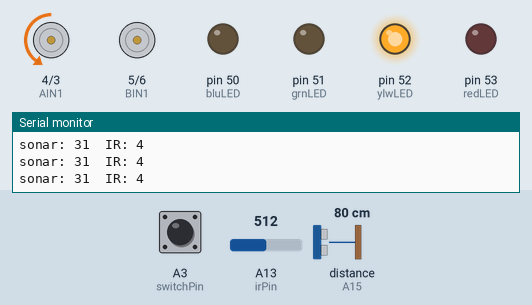
This sketch was run on a simulated Arduino Mega 2560, built with avr-gcc and run on an emulated ATmega2560. On the bench: motor-driver pin pairs drawn as motors (green arrow = first pin HIGH = forward, orange = second pin HIGH = backward, longer = more drive, scaled by the enable pin), output pins drawn as LEDs (lit = HIGH), the last lines printed to the serial monitor. Wiring (inferred from the names in the program): ultrasonic range finder: trigger A14; echo A15. Inputs (shaded band) come from the test bench; at power-on: distance to the obstacle (sensor on A15) 80 cm, A13 (irPin) = 512, A3 (switchPin) HIGH. The echo pulse lasts 58.3 µs per cm; pins used as bus, display or sensor lines are not drawn.

Above: at 3.1 s.
3.2 s: distance to the obstacle (sensor on A15) set to 29 cm
4.7 s: distance to the obstacle (sensor on A15) set to 24 cm
At 5.4 s:
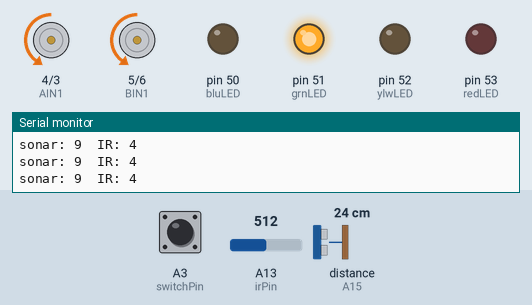
6.2 s: A13 (irPin) set to 254
7.7 s: A13 (irPin) set to 226
At 8.1 s:
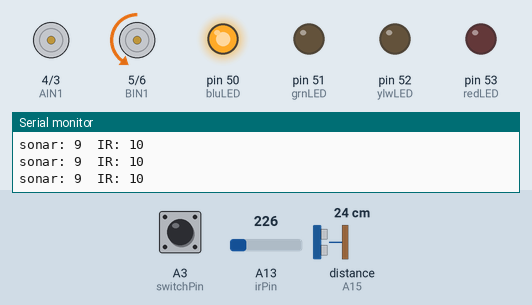
9.2 s: A3 (switchPin) pulled LOW for 0.15 s
At 9.34 s:
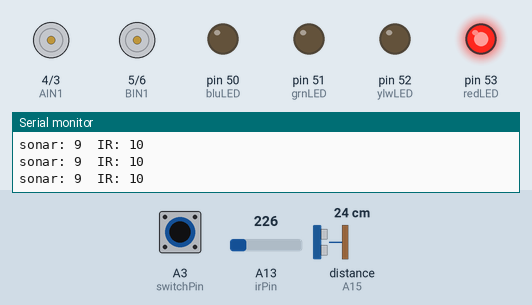
10.9 s: A3 (switchPin) pulled LOW for 3.2 s
At 14.5 s:
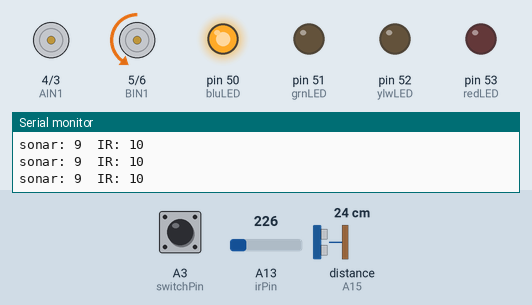
Timing chart, 0 to 16.0 s (numbered marks = the images above; inputs shaded):
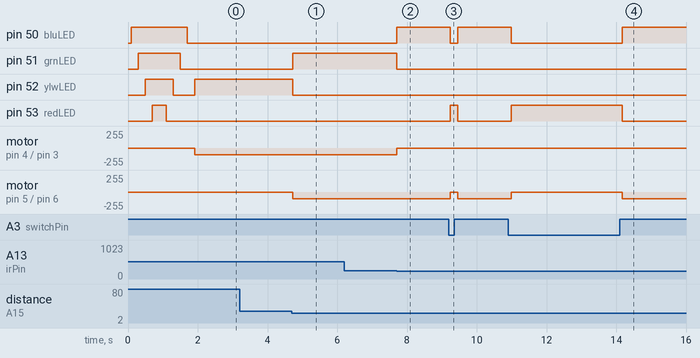

Measured:
- the behaviour switches between 26 and 25 cm on distance to the obstacle (sensor on A15) (found by bisection; images 0 and 1)
- the behaviour switches between 236 and 235 on A13 (irPin) (found by bisection; images 1 and 2)
- after the input at 4.7 s, pin 51 (grnLED): LOW → HIGH at once; pin 52 (ylwLED): HIGH → LOW at once; motor on pin 5 (BIN1) / pin 6 (BIN2): stopped → backward 100/255 at once
- after the input at 7.7 s, pin 50 (bluLED): LOW → HIGH at once; pin 51 (grnLED): HIGH → LOW at once; motor on pin 4 (AIN1) / pin 3 (AIN2): backward 100/255 → stopped at once
- after the input at 9.2 s, pin 50 (bluLED): HIGH → LOW after 0.05 s, → HIGH 0.21 s later; pin 53 (redLED): LOW → HIGH after 0.05 s, → LOW 0.21 s later; motor on pin 5 (BIN1) / pin 6 (BIN2): backward 100/255 → stopped after 0.05 s, → backward 100/255 0.21 s later
- after the input at 10.9 s, pin 50 (bluLED): HIGH → LOW after 0.09 s, → HIGH 3.2 s later; pin 53 (redLED): LOW → HIGH after 0.09 s, → LOW 3.2 s later; motor on pin 5 (BIN1) / pin 6 (BIN2): backward 100/255 → stopped after 0.09 s, → backward 100/255 3.2 s later

The sketch:

DaisyBot-IR_Sonar.ino
```cpp
/*
  Daisy∞Bot
  DaisyBot-IR_Sonar.ino

  This program will read the sonar on the left side of Daisy and the IR on the right side of Daisy and use them to move the robot

  Carlotta A. Berry, PhD
  FEBRUARY 18, 2023

  Hardware Connections:
  Vmotor - voltage for the motors, not logic level (4.5-13.5V)
  Vcc - voltage for the logic levels (Arduinos, 5V)
  GND - shared logic and motor ground

  INA1, INA2 - two inputs to the Motor A H-bridges
  PWMA - PWM input for the Motor A H-bridges, if you dont need PWM control, connect this to logic high.
  INB1, INB2 - two inputs to the Motor B H-bridges
  PWMB - PWM input for the Motor B H-bridges, if you dont need PWM control, connect this to logic high.
  STBY - standby pin for quickly disabling both motors, pulled up to Vcc thru a 10K resistor. Connect to ground to disable.

  These are 'Vmotor level' power outputs
  Motor A - these are the two outputs for motor A, controlled by INA1, INA2 and PWMA
  Motor B - these are the two outputs for motor B, controlled by INB1, INB2 and PWMB

    LEDS
    Arduino pin 52 to yellow LED
    Arduino pin 53 to red LED
    Arduino pin 50 to blue LED
    Arduino pin 51 to green LED

    TB6612 Motor Driver
    Arduino pin 7 PWMB
    Arduino pin 6 BIN2
    Arduino pin 5 BIN1
    Arduino pin 4 AIN1
    Arduino pin 3 AIN2
    Arduino pin 2  PWMA
    Arduino GND GND
    Arduino 5V Vcc
    Arduino VIN Vm
    Left Motor Motor A
    Right Motor Motor B

    Sonar Trigger A14
    Sonar Echo A15
    Infrared A13

    green LED 51
    blue LED 50
    yellow LED 52
    red LED 53
*/

//switch pin
const int switchPin = A3;

//state LEDs
const int ledPins[4] = { 50, 51, 52, 53 };
const int bluLED = 50;
const int grnLED = 51;
const int ylwLED = 52;
const int redLED = 53;

// range sensors
const int irPin = A13;
const int trigPin = A14;
const int echoPin = A15;
int snrDist;
int irDist;
int detectDist = 10;


//the left motor will be controlled by the motor A pins on the motor driver
const int AIN1 = 4;  //control pin 1 on the motor driver for the left motor
const int AIN2 = 3;  //control pin 2 on the motor driver for the left motor
const int PWMA = 2;  //speed control pin on the motor driver for the left motor

//the right motor will be controlled by the motor B pins on the motor driver
const int PWMB = 7;  //speed control pin on the motor driver for the right motor
const int BIN2 = 6;  //control pin 2 on the motor driver for the right motor
const int BIN1 = 5;  //control pin 1 on the motor driver for the right motor

//robot behaviour variables
int moveTime = 100;    //amount of time robot will move
int robotSpeed = 100;  //robot speed

/********************************************************************************/
void setup() {
  int baudrate = 9600;     //serial communication baud rate
  Serial.begin(baudrate);  //start serial commnication
  delay(100);
  pinMode(switchPin, INPUT_PULLUP);
  for (int i = 0; i < 4; i++) {
    pinMode(ledPins[i], OUTPUT);
  }

  //set the motor control pins as outputs
  pinMode(AIN1, OUTPUT);
  pinMode(AIN2, OUTPUT);
  pinMode(PWMA, OUTPUT);
  pinMode(BIN1, OUTPUT);
  pinMode(BIN2, OUTPUT);
  pinMode(PWMB, OUTPUT);

  // set range sensors as inputs and outputs
  pinMode(irPin, INPUT);
  pinMode(echoPin, INPUT);
  pinMode(trigPin, OUTPUT);

  //STARTING LIGHT SEQUENCE
  for (int i = 0; i < 4; i++) {
    Serial.print(i);
    digitalWrite(ledPins[i], HIGH);
    delay(200);
  }
  Serial.println();
  for (int i = 4; i > -1; i--) {
    Serial.print(i);
    digitalWrite(ledPins[i], LOW);
    delay(200);
  }
  Serial.print("Daisy∞bot begin");  //print start message
}

/********************************************************************************/
void loop() {
  int on = digitalRead(switchPin);
  int snrDist = readSonar();
  Serial.print("sonar: ");
  Serial.print(snrDist);
  int irDist = readIR();
  Serial.print("\tIR: ");
  Serial.println(irDist);
  if (on == 1) {
    if (snrDist < detectDist && irDist < detectDist) {
      fwd(robotSpeed);
      //delay(moveTime);
      //stop();
    } else if (snrDist < detectDist) {
      pivot(robotSpeed, 1);
      //delay(moveTime);
      //stop();
    } else if (irDist < detectDist) {
      pivot(robotSpeed, 0);
      //delay(moveTime);
      //stop();
    } else {
      stop();
    }
  }
  on = digitalRead(switchPin);

  if (on == 0) {
    //Serial.println("Robot Off");
    stop();
    on = digitalRead(switchPin);
  }
  delay(100);
}


// Sonar get distance
//get sonar distance
float readSonar() {
  float echoTime;            //variable to store the time it takes for a ping to bounce off an object
  float calculatedDistance;  //variable to store the distance calculated from the echo time

  digitalWrite(trigPin, HIGH);
  delayMicroseconds(10);
  digitalWrite(trigPin, LOW);

  echoTime = pulseIn(echoPin, HIGH);      //use the pulsein command to see how long it takes for the
  calculatedDistance = echoTime / 148.0;  //calculate the distance of the object that reflected the pulse (half the bounce time multiplied by the speed of sound)
  return calculatedDistance;              //send back the distance that was calculated
}

//Infrared get Distance
float readIR() {
  float val = analogRead(irPin);
  float volts = 5 * val / 1024;
  float dist_cm = 29.988 * pow(volts, -1.173);
  float dist_in = dist_cm / 2.54;

  return dist_in;
}


//// @@@@@@@@@@@@@@@@@@@@@@@@@@@@@ Motion Functions @@@@@@@@@@@@@@@@@@@@@@@@@@@@@@@@@@@@@@@@@

//robot stop function
void stop() {
  allLedsOff();
  digitalWrite(redLED, HIGH);
  //left motor stop
  digitalWrite(AIN1, LOW);  //set pin 1 to low
  digitalWrite(AIN2, LOW);  //set pin 2 to low
  //right motor stop
  digitalWrite(BIN1, LOW);  //set pin 1 to low
  digitalWrite(BIN2, LOW);  //set pin 2 to low
}

//robot forward function
void fwd(int speed) {
  allLedsOff();
  digitalWrite(grnLED, HIGH);
  digitalWrite(AIN1, LOW);       //set pin 1 to high
  digitalWrite(AIN2, HIGH);        //set pin 2 to low
  digitalWrite(BIN1, LOW);       //set pin 1 to low
  digitalWrite(BIN2, HIGH);        //set pin 2 to high
  analogWrite(PWMA, abs(speed));  //set forward speed
  analogWrite(PWMB, abs(speed));  //set forward speed
}

//robot reverse function
void rev(int speed) {
  allLedsOff();
  digitalWrite(redLED, HIGH);
  digitalWrite(AIN1, LOW);        //set pin 1 to low
  digitalWrite(AIN2, HIGH);       //set pin 2 to high
  digitalWrite(BIN1, LOW);        //set pin 1 to low
  digitalWrite(BIN2, HIGH);       //set pin 2 to high
  analogWrite(PWMA, abs(speed));  //set reverse speed
  analogWrite(PWMB, abs(speed));  //set reverse speed
}

//robot spin function
void spin(int speed, int dir) {
  allLedsOff();
  if (dir > 0) {
    digitalWrite(bluLED, HIGH);
    digitalWrite(AIN1, LOW);   //set pin 1 to low
    digitalWrite(AIN2, HIGH);  //set pin 2 to high
    digitalWrite(BIN1, HIGH);  //set pin 1 to low
    digitalWrite(BIN2, LOW);   //set pin 2 to high
  } else {
    digitalWrite(ylwLED, HIGH);
    digitalWrite(AIN1, HIGH);  //set pin 1 to low
    digitalWrite(AIN2, LOW);   //set pin 2 to high
    digitalWrite(BIN1, LOW);   //set pin 1 to low
    digitalWrite(BIN2, HIGH);  //set pin 2 to high
  }
  analogWrite(PWMA, abs(speed));  //set reverse speed
  analogWrite(PWMB, abs(speed));  //set reverse speed
}

//robot turn function
void turn(int speed, int dir) {
  allLedsOff();
  digitalWrite(AIN1, HIGH);  //set pin 1 to low
  digitalWrite(AIN2, LOW);   //set pin 2 to high
  digitalWrite(BIN1, HIGH);  //set pin 1 to low
  digitalWrite(BIN2, LOW);   //set pin 2 to high
  if (dir > 0) {
    digitalWrite(bluLED, HIGH);
    analogWrite(PWMA, robotSpeed * 1.5);
    analogWrite(PWMB, robotSpeed * 0.5);
  } else {
    digitalWrite(ylwLED, HIGH);
    analogWrite(PWMA, robotSpeed * 0.5);
    analogWrite(PWMB, robotSpeed * 1.5);
  }
}

//robot pivot function
void pivot(int speed, int dir) {
  allLedsOff();
  digitalWrite(AIN1, LOW);   //set pin 1 to low
  digitalWrite(AIN2, HIGH);  //set pin 2 to high
  digitalWrite(BIN1, LOW);   //set pin 1 to low
  digitalWrite(BIN2, HIGH);  //set pin 2 to high
  if (dir > 0) {
    digitalWrite(bluLED, HIGH);
    analogWrite(PWMA, 0);
    analogWrite(PWMB, abs(speed));
  } else {
    digitalWrite(ylwLED, HIGH);
    analogWrite(PWMA, abs(speed));
    analogWrite(PWMB, 0);
  }
}

//turn all the LEDS off
void allLedsOff() {
  for (int i = 0; i < 4; i++) {
    digitalWrite(ledPins[i], LOW);
  }
}
```
